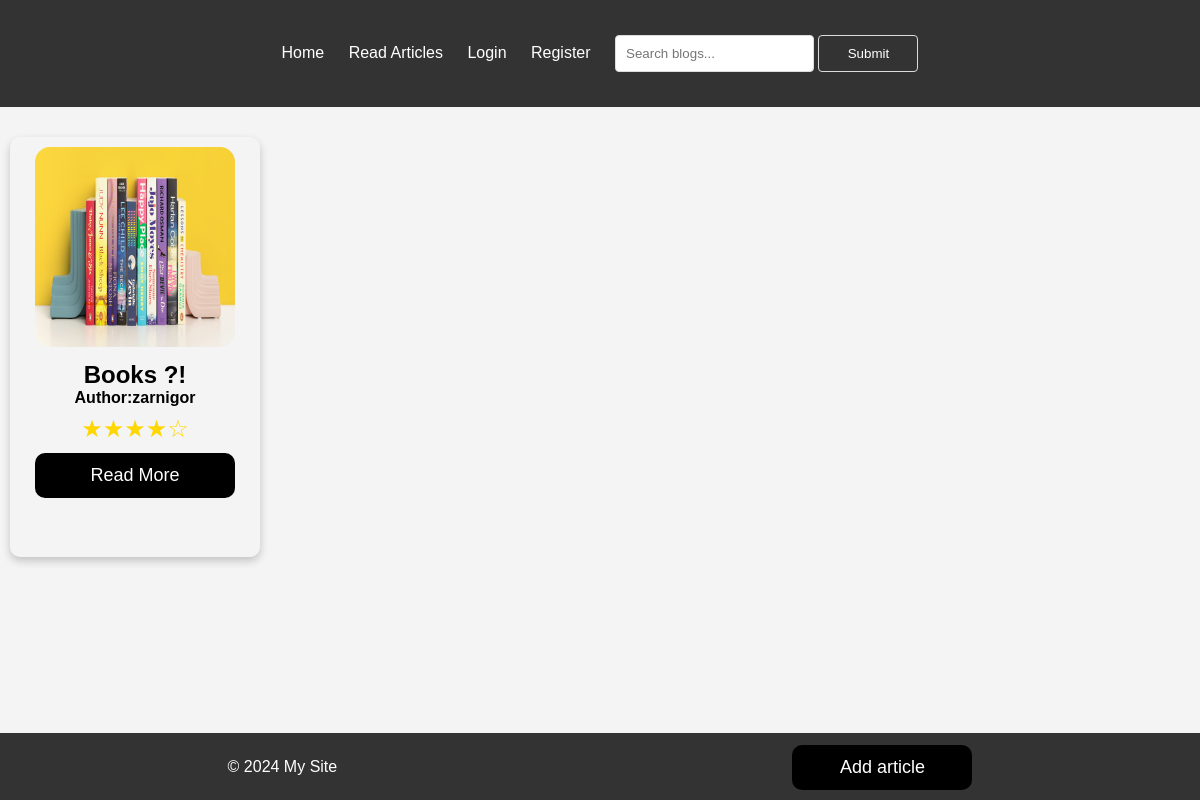
Page /blogs/articles-list/8/ on the earlier database version.
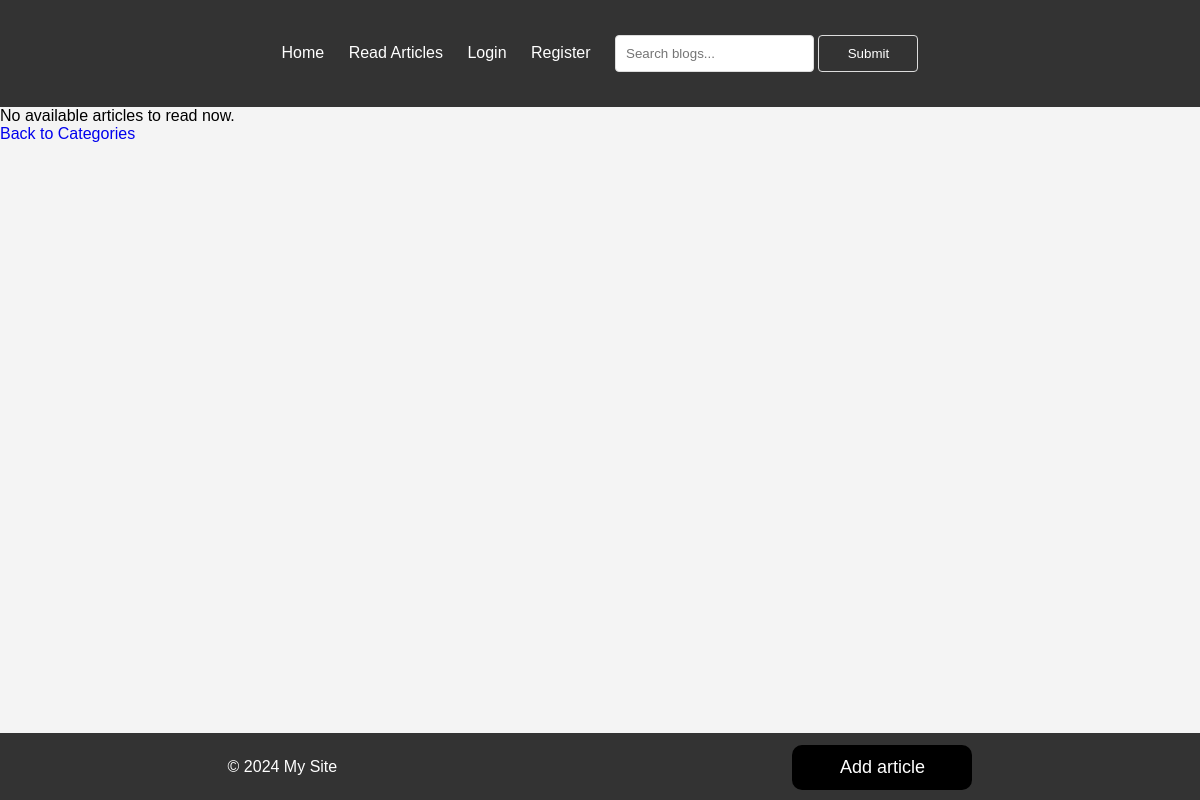
Same page on the later database version.
### blogs/models.py (models this page shows, shortened)
class Articles(models.Model):
    title = models.CharField(max_length=256, blank=True, null=True)
    author = models.ForeignKey(settings.AUTH_USER_MODEL, on_delete=models.CASCADE)
    category = models.ForeignKey(Category, on_delete=models.CASCADE)
    text = models.TextField(blank=True, null=True)
    star_given = models.IntegerField(
        default=0,
        validators=[
            MinValueValidator(0),
            MaxValueValidator(5)
        ]
    )
    image = models.ImageField(upload_to='article_images/', blank=True, null=True,
                              default='default_images/not_available.png')
    created_at = models.DateTimeField(auto_now_add=True)
    updated_at = models.DateTimeField(auto_now=True)
    class Meta:
        db_table = 'articles'

### users/models.py (models this page shows)
class CustomUser(AbstractUser):
    image = models.ImageField(upload_to='users_images/', blank=True, null=True, default='default_images/user_image.png')
    groups = models.ManyToManyField(
        Group,
        related_name='custom_user_set',
        blank=True,
        help_text=(
            'The groups this user belongs to. A user will get all permissions '
            'granted to each of their groups.'
        ),
        related_query_name='custom_user',
    )
    user_permissions = models.ManyToManyField(
        Permission,
        related_name='custom_user_set',
        blank=True,
        help_text='Specific permissions for this user.',
        related_query_name='custom_user',
    )
    class Meta:
        db_table = 'customuser'
    def __str__(self):
        return f'{self.username}'

### blogs/views.py (the view)
# urls.py: path('articles-list/<int:pk>/', ArticlesListView.as_view(), name='articles-list'),
class ArticlesListView(View):
    def get(self, request, pk):
        articles = Articles.objects.filter(category=pk)
        context = {
            'articles': articles,
        }
        return render(request, 'blogs/articles_list.html', context=context)

### templates/blogs/articles_list.html
{% extends 'base.html' %}
{% block content %}
    {% if articles %}
        <div class="cards">
            {% for a in articles %}
                <div class="card">
                    <img src="{{ a.image.url }}" alt="Not found" class="card-img">
                    <h2>{{a.title}}</h2>
                    <h4>Author:{{a.author}}</h4>
                    <div class="star-rating" data-rating="{{ a.star_given }}">
                        <span class="stars"></span>
                    </div>
                    <a href="{% url 'blogs:articles-detail' a.pk %}"><button>Read More</button></a>
                </div>
            {% endfor %}
        </div>
    {% else %}
        <p>No available articles to read now.</p>
        <a href="{% url 'blogs:category-list' %}">Back to Categories</a>
    {% endif %}
{% endblock content %}

Differences in the rows shown:
removed Articles: image (picture), title "Books ?!", author "zarnigor"
Other differences:
text now shown: "No available articles to read now. Back to Categories"
